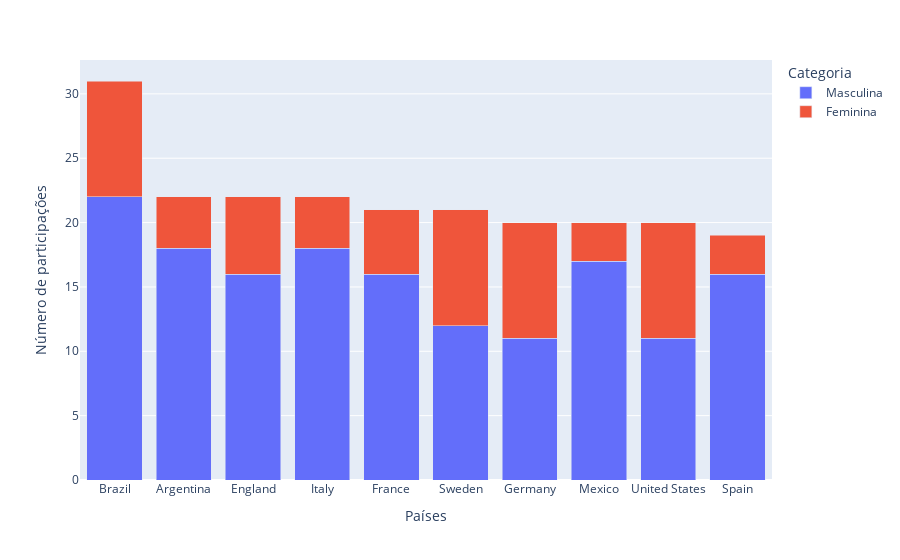

The cell this chart's notebook holds for it:
### Code cell
#### solução com plotly

masculina = top_10_paises['Masculina']
feminina = top_10_paises['Feminina']

paises = top_10_paises.index

df = pd.DataFrame({
    'Países': paises,
    'Masculina': masculina,
    'Feminina': feminina
})

df_long = df.melt(id_vars='Países', value_vars=['Masculina', 'Feminina'], var_name='Categoria', value_name='Número de participações')

# Gerando o gráfico empilhado
fig = px.bar(df_long, x='Países', y='Número de participações', color='Categoria', barmode='stack')

fig.show()

### Figure 1 — Plotly figure (JSON) as saved in the notebook; plotly's stock layout.template omitted (floating-point values rounded to 4 significant figures)
{"data": [{"alignmentgroup": "True", "hovertemplate": "Categoria=Masculina<br>Países=%{x}<br>Número de participações=%{y}<extra></extra>", "legendgroup": "Masculina", "marker": {"color": "#636efa", "pattern": {"shape": ""}}, "name": "Masculina", "offsetgroup": "Masculina", "orientation": "v", "showlegend": true, "textposition": "auto", "type": "bar", "x": ["Brazil", "Argentina", "England", "Italy", "France", "Sweden", "Germany", "Mexico", "United States", "Spain"], "xaxis": "x", "y": [22, 18, 16, 18, 16, 12, 11, 17, 11, 16], "yaxis": "y"}, {"alignmentgroup": "True", "hovertemplate": "Categoria=Feminina<br>Países=%{x}<br>Número de participações=%{y}<extra></extra>", "legendgroup": "Feminina", "marker": {"color": "#EF553B", "pattern": {"shape": ""}}, "name": "Feminina", "offsetgroup": "Feminina", "orientation": "v", "showlegend": true, "textposition": "auto", "type": "bar", "x": ["Brazil", "Argentina", "England", "Italy", "France", "Sweden", "Germany", "Mexico", "United States", "Spain"], "xaxis": "x", "y": [9, 4, 6, 4, 5, 9, 9, 3, 9, 3], "yaxis": "y"}], "layout": {"barmode": "stack", "legend": {"title": {"text": "Categoria"}, "tracegroupgap": 0}, "margin": {"t": 60}, "xaxis": {"anchor": "y", "domain": [0, 1], "title": {"text": "Países"}}, "yaxis": {"anchor": "x", "domain": [0, 1], "title": {"text": "Número de participações"}}}}
